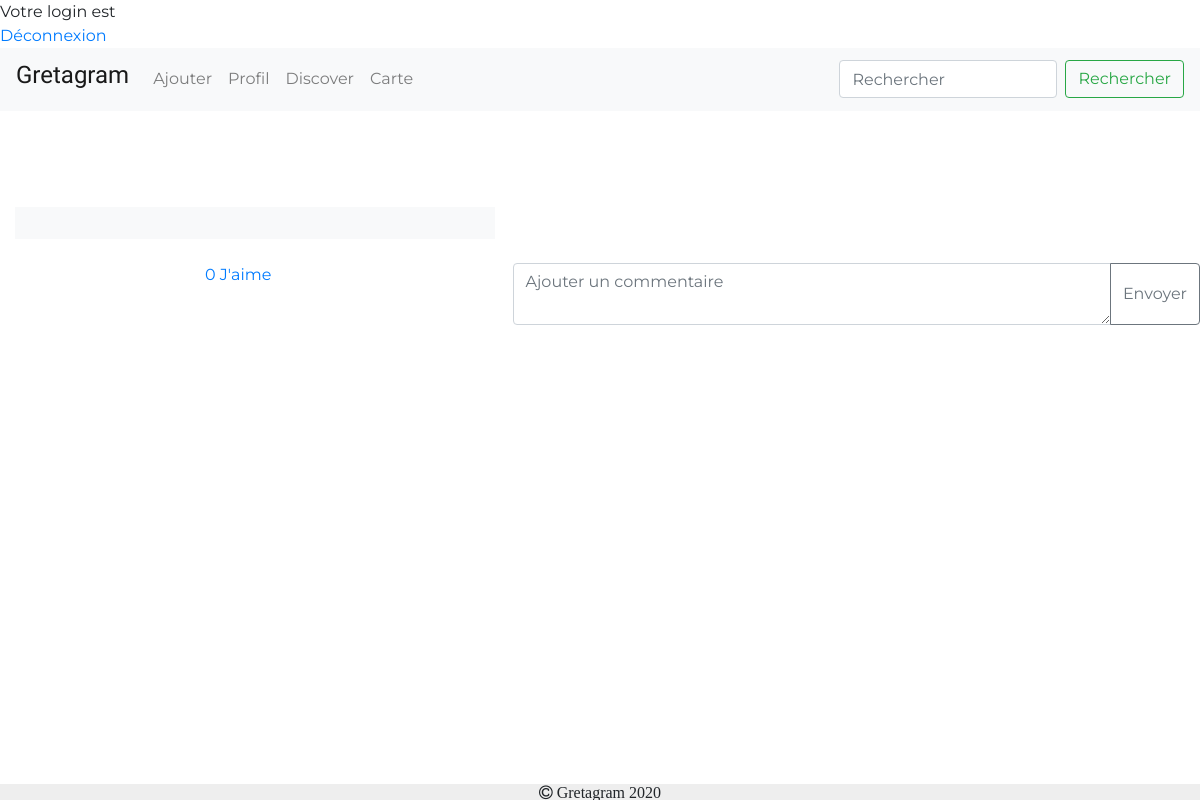
/Gretagram/post.php?post=uploads/5e9e355d5867dbanque-d-images-gratuites-et-libres-de-droits18-1560x1037.jpg (signed in), run on an earlier commit of the app's database.
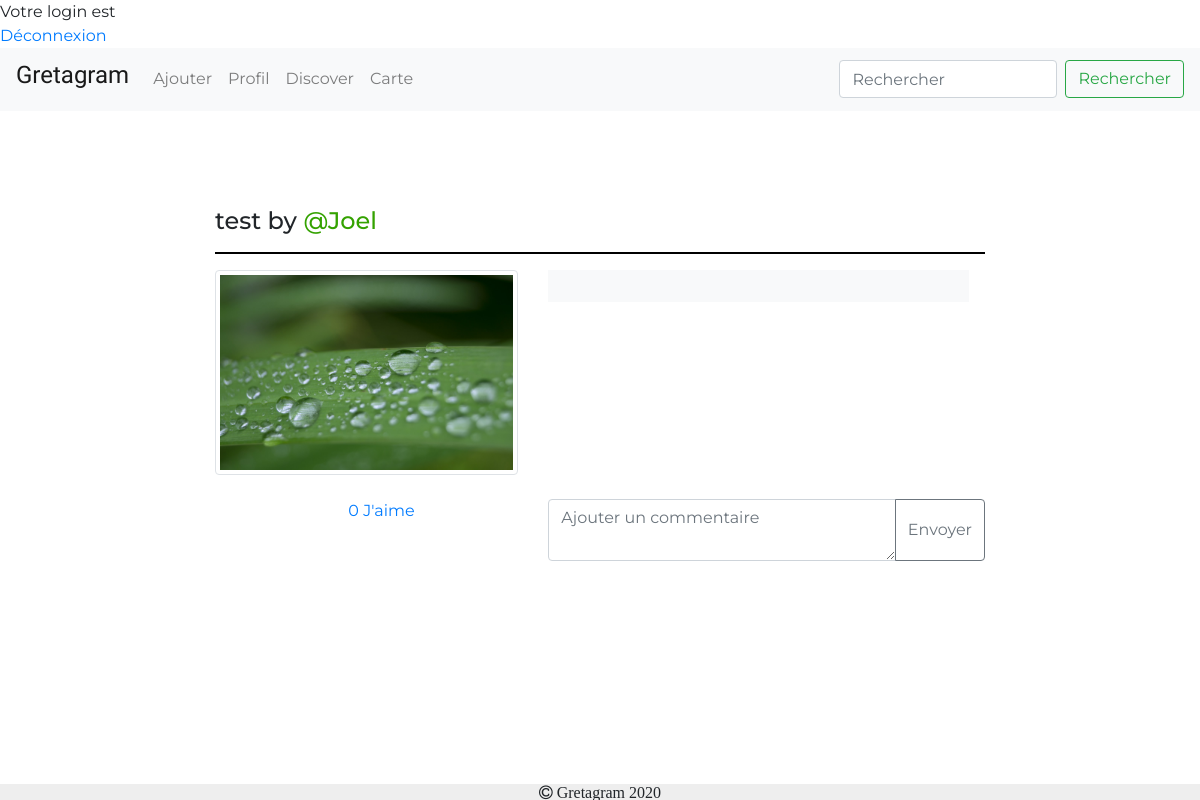
And on a later commit of the database.
### tables this page shows
CREATE TABLE IF NOT EXISTS `publication` (
  `id` int(11) NOT NULL AUTO_INCREMENT,
  `nblike` int(100) DEFAULT '0',
  `titre` varchar(100) DEFAULT NULL,
  `description` varchar(100) DEFAULT NULL,
  `user` varchar(100) NOT NULL,
  `photo` varchar(100) DEFAULT NULL,
  `datepubli` datetime NOT NULL DEFAULT CURRENT_TIMESTAMP,
  `lat` varchar(200) DEFAULT NULL,
  `longitude` varchar(100) DEFAULT NULL,
  `adrrFormated` varchar(100) NOT NULL,
  PRIMARY KEY (`id`)
);

### Gretagram/post.php (the view, shortened to what this page needs)
<?php
if (isset($_SESSION['login']) && isset($_SESSION['mdp'])) {
	echo '<html>';
	echo '<head>';
	echo '</head>';
	echo '<body>';
    echo 'Votre login est '.$_SESSION['login'];
	echo '<br />';
	echo '<a href="deconnexion.php">Déconnexion</a>';
}
else {
    header ('location: login.php?message=erreur');
}
?>
<!DOCTYPE html>
<html>
<head>
    <link href="https://stackpath.bootstrapcdn.com/font-awesome/4.7.0/css/font-awesome.min.css" rel="stylesheet">
    <link rel="stylesheet" href="https://stackpath.bootstrapcdn.com/bootstrap/4.4.1/css/bootstrap.min.css">
    <link rel="stylesheet" href="css/style.css">
    <?php
    include("include/connect.inc.php");
    ?>
</head>
<body>
    <nav class="navbar navbar-expand-lg navbar-light bg-light">
        <a class="navbar-brand" href="index.php">
        <div class="styleLogo"><h4>Gretagram</h4></div></a>
        <div class="collapse navbar-collapse" id="navbarToggler">
            <ul class="navbar-nav mr-auto mt-2 mt-lg-0">
                <li class="nav-item">
                    <a class="nav-link" href="ajouter.php">Ajouter</a>
                </li>
                <li class="nav-item">
                    <a class="nav-link" href="profilPerso.php">Profil</a>
                </li>
                <li class="nav-item">
                    <a class="nav-link" href="discover.php">Discover</a>
                </li>
                <li class="nav-item">
                    <a class="nav-link" href="carte.php">Carte</a>
                </li>
            </ul>
            <form class="form-inline my-2 my-lg-0">
                <input class="form-control mr-sm-2" type="search" placeholder="Rechercher">
                <button class="btn btn-outline-success my-2 my-sm-0" type="submit">Rechercher</button>
            </form>
        </div>
    </nav>
    <br>
    <br>
    <br>
    <br>
    <?php
    $param = htmlspecialchars( $_GET['post']);
    $requetePost = "Select * FROM publication where photo = " . "'" . $param . "'" . ";";
    $prequetePost = $conn->prepare($requetePost);
    $prequetePost->execute();
    while ($dataPost = $prequetePost->fetch()) {
        $id = $dataPost['id'];
        $photo = $dataPost['photo'];
        $nom = $dataPost['user'];
        $titre = $dataPost['titre'];
        echo '
    <div class="container-fluid">
        <div class="row">
            <div class="col-md-2"></div>
            <div class="col-md-8">
               <h4>'.$titre.' by <a href="profil.php?nom=' . $nom . '" style="color:#34A200">@' . $nom . '</a></h4>
                <hr style="width: 100%; color: black; height: 1px; background-color:black;">
                <div class="row">
                    <div class="col-md-5">
                        <img src="' . $photo . '" alt="arbre" class=" img-thumbnail responsive">
                    </div>
';
    }
    ?>
    <div class="col-md-7">
       <div class="overflow-auto p-3 mb-3 mb-md-0 mr-md-3 bg-light" style="max-width: 480px; max-height: 400px;">
        </div>
    </div>
    </div>
    <br>
    <div class="row">
        <div class="col-md-2"></div>
        <div class="col-md-2">
            <?php
                $like = $conn->prepare('SELECT id FROM jaime WHERE id_article= ?');
                $like->execute(array($id));
                $likes = $like->rowCount();
            ?>
            <a href="script/like.php?id=<?php echo $id;?>&nom=<?php echo $_SESSION['login']; ?>"><?php echo $likes ?> J'aime</a>
        </div>
        <div class="col-md-1"></div>
        <div class="col-md-7">
            <form method="post" enctype="multipart/form-data">
                <div class="input-group mb-3">
                    <textarea name="newComm" class="form-control" placeholder="Ajouter un commentaire" aria-label="Recipient'."'".' s username" aria-describedby="basic-addon2"></textarea>
                    <div class="input-group-append">
                        <input type="submit" class="btn btn-outline-secondary" name="submit_commentaire" value="Envoyer">
                    </div>
                </div>
            </form>
        </div>
    </div>
    </div>
    </div>
    <br>
    <footer class="containe-fluid footer">
        <i class="fa fa-copyright"> Gretagram 2020</i>
    </footer>
</body>
</html>

What changed in the data, as far as the page shows it:
added publication: titre "test", user "Joel", photo (picture)
